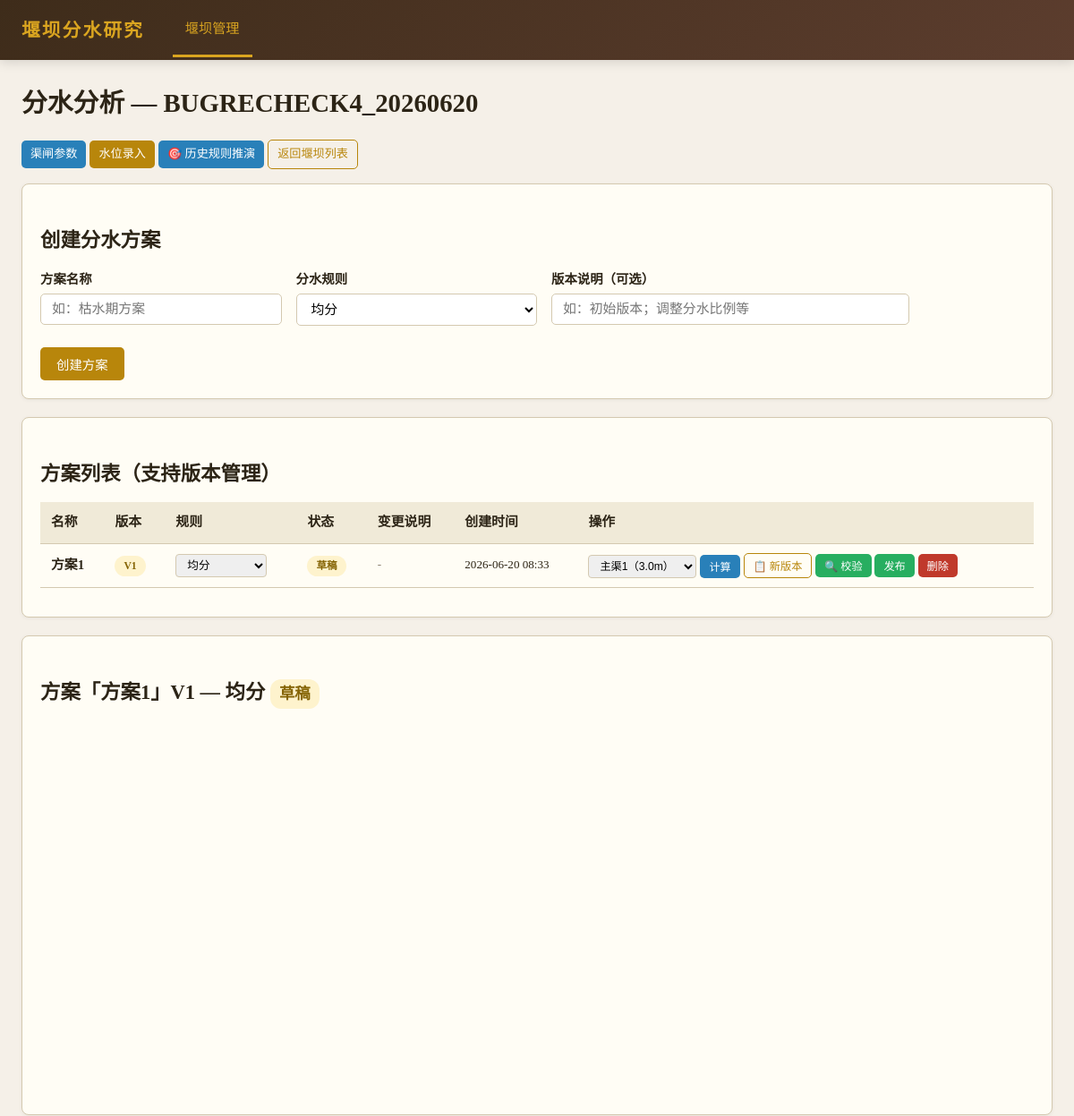
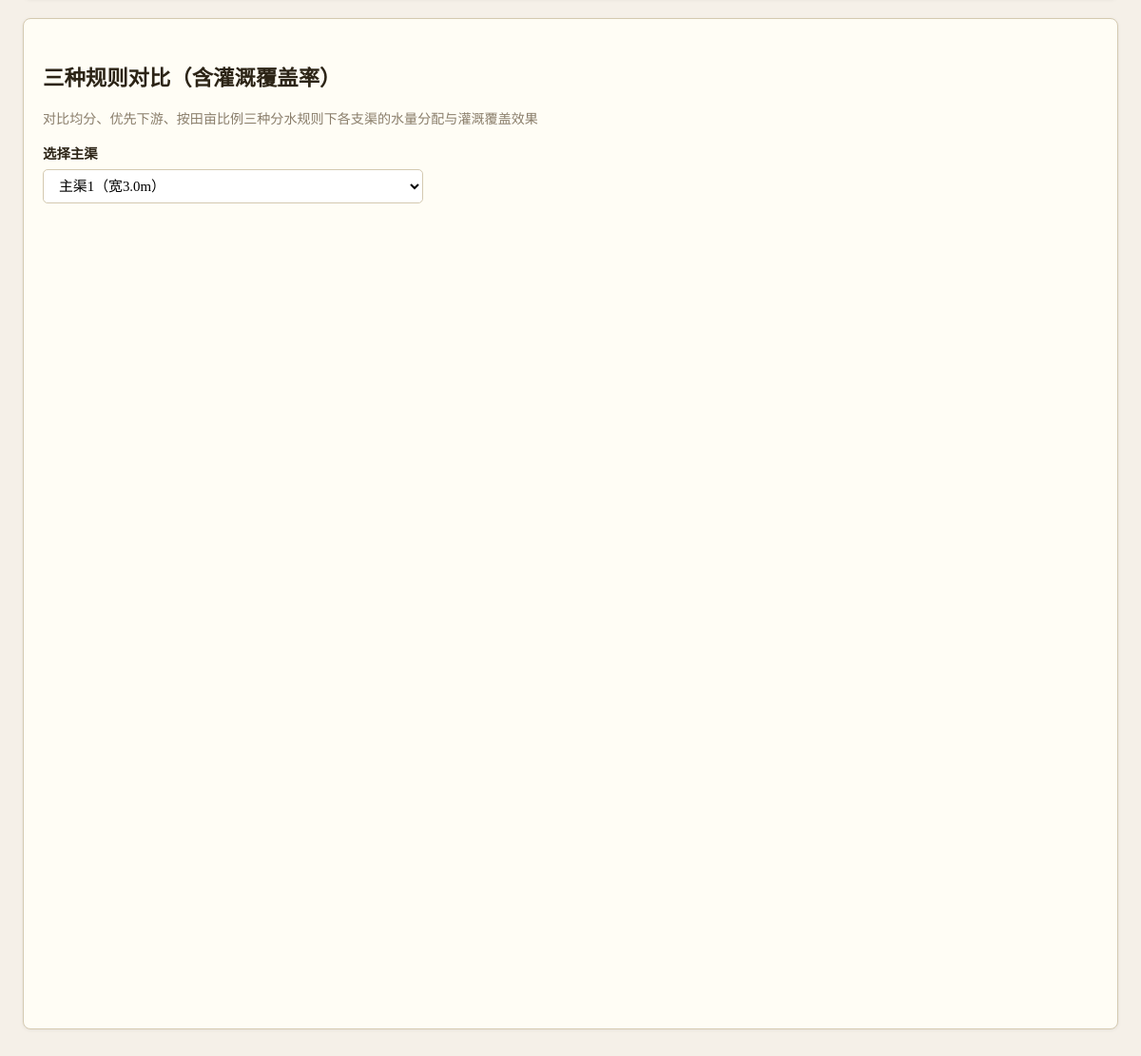
The page /weirs/4/schemes on the database its author committed (2 pictures, top to bottom).
### tables this page shows
CREATE TABLE weirs (
            id INTEGER PRIMARY KEY AUTOINCREMENT,
            name TEXT NOT NULL,
            location TEXT DEFAULT '',
            description TEXT DEFAULT ''
        );

CREATE TABLE schemes (
            id INTEGER PRIMARY KEY AUTOINCREMENT,
            weir_id INTEGER NOT NULL,
            name TEXT NOT NULL,
            rule TEXT NOT NULL DEFAULT 'equal',
            status TEXT NOT NULL DEFAULT 'draft',
            created_at TIMESTAMP DEFAULT CURRENT_TIMESTAMP, main_canal_id INTEGER REFERENCES main_canals(id), version INTEGER NOT NULL DEFAULT 1, parent_id INTEGER, change_note TEXT DEFAULT '',
            FOREIGN KEY (weir_id) REFERENCES weirs(id) ON DELETE CASCADE
        );

CREATE TABLE main_canals (
            id INTEGER PRIMARY KEY AUTOINCREMENT,
            weir_id INTEGER NOT NULL,
            name TEXT NOT NULL,
            width REAL NOT NULL DEFAULT 1.0,
            description TEXT DEFAULT '',
            FOREIGN KEY (weir_id) REFERENCES weirs(id) ON DELETE CASCADE
        );

### app/routers/schemes.py (the view)
@router.get("/weirs/{weir_id}/schemes", response_class=HTMLResponse)
def schemes_page(request: Request, weir_id: int):
    db = get_db()
    weir = db.execute("SELECT * FROM weirs WHERE id = ?", (weir_id,)).fetchone()
    if not weir:
        db.close()
        raise HTTPException(status_code=404, detail="堰坝不存在")
    schemes = db.execute("SELECT * FROM schemes WHERE weir_id = ? ORDER BY id DESC", (weir_id,)).fetchall()
    main_canals = db.execute("SELECT * FROM main_canals WHERE weir_id = ?", (weir_id,)).fetchall()
    branch_canals_map = {}
    for mc in main_canals:
        branch_canals_map[mc["id"]] = _build_branch_canals(db, mc["id"])
    water_levels = db.execute("SELECT * FROM water_levels WHERE weir_id = ? ORDER BY date", (weir_id,)).fetchall()
    scheme_versions = {}
    for s in schemes:
        if s["parent_id"]:
            parent = db.execute("SELECT id, name, version FROM schemes WHERE id = ?", (s["parent_id"],)).fetchone()
            scheme_versions[s["id"]] = parent
    db.close()
    return getattr(request.app.state, "templates", None).TemplateResponse(
        request, "schemes.html",
        {
            "weir": weir,
            "schemes": schemes,
            "main_canals": main_canals,
            "branch_canals_map": branch_canals_map,
            "water_levels": water_levels,
            "rule_labels": RULE_LABELS,
            "farm_type_labels": FARM_TYPE_LABELS,
            "scheme_versions": scheme_versions,
        },
    )

### app/templates/schemes.html (shortened to what this page needs)
{% extends "base.html" %}
{% block nav_weirs %}class="active"{% endblock %}
{% block content %}
<h1>分水分析 — {{ weir.name }}</h1>
<p style="margin-bottom:16px">
    <a href="/weirs/{{ weir.id }}/canals" class="btn btn-sm btn-info">渠闸参数</a>
    <a href="/weirs/{{ weir.id }}/waterlevels" class="btn btn-sm btn-primary">水位录入</a>
    <a href="/weirs/{{ weir.id }}/scenarios" class="btn btn-sm btn-info">🎯 历史规则推演</a>
    <a href="/weirs" class="btn btn-sm btn-outline">返回堰坝列表</a>
</p>
{% if not main_canals %}
<div class="card">
    <div class="empty-state">
        <div class="icon">🏗️</div>
        <p>请先在「渠闸参数」中添加主渠和支渠</p>
    </div>
</div>
{% else %}
<div class="card">
    <h2>创建分水方案</h2>
    <form method="post" action="/weirs/{{ weir.id }}/schemes">
        <div class="form-row">
            <div class="form-group">
                <label>方案名称</label>
                <input type="text" name="name" required placeholder="如：枯水期方案">
            </div>
            <div class="form-group">
                <label>分水规则</label>
                <select name="rule">
                    <option value="equal">均分</option>
                </select>
            </div>
            <div class="form-group" style="flex:2;min-width:250px">
                <label>版本说明（可选）</label>
                <input type="text" name="change_note" placeholder="如：初始版本；调整分水比例等">
            </div>
        </div>
        <button type="submit" class="btn btn-primary" style="margin-top:12px">创建方案</button>
    </form>
</div>
<div class="card">
    <h2>方案列表（支持版本管理）</h2>
    {% if schemes %}
    <table>
        <thead><tr>
            <th>名称</th><th>版本</th><th>规则</th><th>状态</th>
            <th>变更说明</th><th>创建时间</th><th>操作</th>
        </tr></thead>
        <tbody>
            {% for s in schemes %}
            <tr>
                <td><strong>{{ s.name }}</strong>
                </td>
                <td>
                    <span class="badge {% if s.version and s.version > 1 %}badge-published{% else %}badge-draft{% endif %}">
                        V{{ s.version or 1 }}
                    </span>
                </td>
                <td>
                    <form method="post" action="/schemes/{{ s.id }}/update-rule" style="display:inline-flex;gap:4px;align-items:center">
                        <select name="rule" onchange="this.form.submit()" style="padding:4px 8px;border:1px solid var(--border);border-radius:4px;font-size:0.85em">
                            <option value="equal" {% if s.rule == 'equal' %}selected{% endif %}>均分</option>
                        </select>
                    </form>
                </td>
                <td>
                    {% if s.status == 'draft' %}
                    <span class="badge badge-draft">草稿</span>
                    {% else %}
                    <span class="badge badge-published">已发布</span>
                    {% endif %}
                </td>
                <td style="max-width:180px;font-size:0.82em;color:var(--muted)">{{ s.change_note or '-' }}</td>
                <td style="font-size:0.82em">{{ (s.created_at or '')[:16] }}</td>
                <td>
                    {% if main_canals %}
                    <form method="post" action="/schemes/{{ s.id }}/compute" style="display:inline-flex;gap:4px;align-items:center">
                        <select name="main_canal_id" style="padding:4px 8px;border:1px solid var(--border);border-radius:4px;font-size:0.82em">
                            {% for mc in main_canals %}
                            <option value="{{ mc.id }}" {% if s.main_canal_id == mc.id %}selected{% endif %}>{{ mc.name }}（{{ mc.width }}m）</option>
                            {% endfor %}
                        </select>
                        <button type="submit" class="btn btn-sm btn-info" onclick="return confirm('计算将覆盖已有结果，确认？')">计算</button>
                    </form>
                    {% endif %}
                    <button type="button" class="btn btn-sm btn-outline" onclick='openNewVersionModal({{ s.id }}, {{ s.name | tojson }}, {{ s.rule | tojson }})'>📋 新版本</button>
                    <button type="button" class="btn btn-sm btn-success" onclick="runConsistencyCheck({{ s.id }})">🔍 校验</button>
                    {% if s.status == 'draft' %}
                    <form method="post" action="/schemes/{{ s.id }}/publish" style="display:inline" onsubmit="return confirm('发布前将自动进行一致性校验，确认？')">
                        <button type="submit" class="btn btn-sm btn-success">发布</button>
                    </form>
                    {% endif %}
                    <form method="post" action="/schemes/{{ s.id }}/delete" style="display:inline" onsubmit="return confirm('确认删除此方案及所有版本数据？')">
                        <button type="submit" class="btn btn-sm btn-danger">删除</button>
                    </form>
                </td>
            </tr>
            {% endfor %}
        </tbody>
    </table>
    {% else %}
    <div class="empty-state"><p>暂无分水方案，请先创建</p></div>
    {% endif %}
</div>
{% for s in schemes %}
<div class="card" id="scheme-card-{{ s.id }}">
    <h2>方案「{{ s.name }}」V{{ s.version or 1 }} — {{ rule_labels.get(s.rule, s.rule) }}
        {% if s.status == 'draft' %}
        <span class="badge badge-draft">草稿</span>
        {% else %}
        <span class="badge badge-published">已发布</span>
        {% endif %}
    </h2>
    <div id="scheme-chart-{{ s.id }}" class="chart-container"></div>
</div>
{% endfor %}
<div class="card">
    <h2>三种规则对比（含灌溉覆盖率）</h2>
    <p style="color:var(--muted);font-size:0.88em;margin-bottom:12px">
        对比均分、优先下游、按田亩比例三种分水规则下各支渠的水量分配与灌溉覆盖效果
    </p>
    <div class="form-group" style="max-width:400px;margin-bottom:16px">
        <label>选择主渠</label>
        <select id="compareMainCanal" onchange="loadCompareChart()">
            {% for mc in main_canals %}
            <option value="{{ mc.id }}">{{ mc.name }}（宽{{ mc.width }}m）</option>
            {% endfor %}
        </select>
    </div>
    <div id="compareChart" class="chart-container" style="min-height:450px"></div>
    <div id="compareCoverageChart" class="chart-container" style="min-height:350px"></div>
</div>
{% endif %}
{% endblock %}

### app/templates/base.html (style rules this page uses)
:root { --bg: #f5f0e8; --fg: #2c2416; --muted: #8a7e6b; --accent: #b8860b; --accent-light: #daa520; --card: #fffdf5; --border: #d4c9b0; --danger: #c0392b; --success: #27ae60; --info: #2980b9; }
* { margin: 0; padding: 0; box-sizing: border-box; }
body { font-family: "Noto Serif SC", "Songti SC", Georgia, serif; background: var(--bg); color: var(--fg); line-height: 1.7; }
h1 { font-size: 1.8em; margin-bottom: 16px; color: var(--fg); }
h2 { font-size: 1.4em; margin: 24px 0 12px; color: var(--fg); }
.card { background: var(--card); border: 1px solid var(--border); border-radius: 8px; padding: 20px; margin-bottom: 20px; box-shadow: 0 1px 4px rgba(0,0,0,0.06); }
table { width: 100%; border-collapse: collapse; margin: 12px 0; }
th, td { padding: 10px 12px; text-align: left; border-bottom: 1px solid var(--border); font-size: 0.93em; }
th { background: #f0ead8; font-weight: 600; color: var(--fg); }
.btn { display: inline-block; padding: 8px 18px; border: none; border-radius: 5px; font-size: 0.9em; cursor: pointer; text-decoration: none; transition: all 0.2s; font-family: inherit; }
.btn-primary { background: var(--accent); color: #fff; }
.btn-danger { background: var(--danger); color: #fff; }
.btn-success { background: var(--success); color: #fff; }
.btn-info { background: var(--info); color: #fff; }
.btn-sm { padding: 4px 10px; font-size: 0.82em; }
.btn-outline { background: transparent; border: 1px solid var(--accent); color: var(--accent); }
form { display: inline; }
.form-group { margin-bottom: 12px; }
.form-group label { display: block; margin-bottom: 4px; font-weight: 600; font-size: 0.9em; color: var(--fg); }
.form-group input, .form-group select, .form-group textarea { width: 100%; max-width: 400px; padding: 8px 12px; border: 1px solid var(--border); border-radius: 5px; font-size: 0.93em; font-family: inherit; background: #fff; }
.form-row { display: flex; gap: 16px; flex-wrap: wrap; }
.form-row .form-group { flex: 1; min-width: 180px; }
.badge { display: inline-block; padding: 2px 10px; border-radius: 12px; font-size: 0.78em; font-weight: 600; }
.badge-draft { background: #fef3cd; color: #856404; }
.chart-container { width: 100%; min-height: 400px; margin: 16px 0; }

### rows shown on the page
weirs: name "BUGRECHECK4_20260620"
schemes: name "方案1", version "1", rule "均分", status "草稿", change_note "-", created_at "2026-06-20 08:33", main_canal_id "主渠1（3.0m）", get "均分"

### other values the page prints
form field value "主渠1（宽3.0m）"
